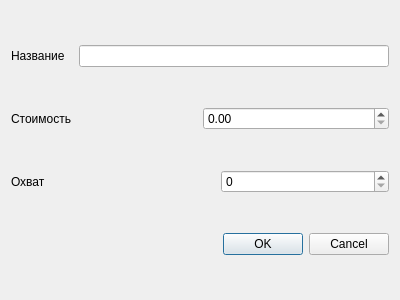
<?xml version="1.0" encoding="UTF-8"?>
<ui version="4.0">
 <class>DialogChannel</class>
 <widget class="QDialog" name="DialogChannel">
  <property name="geometry">
   <rect>
    <x>0</x>
    <y>0</y>
    <width>400</width>
    <height>300</height>
   </rect>
  </property>
  <property name="minimumSize">
   <size>
    <width>400</width>
    <height>300</height>
   </size>
  </property>
  <property name="maximumSize">
   <size>
    <width>400</width>
    <height>300</height>
   </size>
  </property>
  <property name="windowTitle">
   <string>Dialog</string>
  </property>
  <layout class="QVBoxLayout" name="verticalLayout">
   <item>
    <layout class="QHBoxLayout" name="horizontalLayout">
     <property name="spacing">
      <number>14</number>
     </property>
     <item>
      <widget class="QLabel" name="label">
       <property name="text">
        <string>Название</string>
       </property>
      </widget>
     </item>
     <item>
      <widget class="QLineEdit" name="lineEdit"/>
     </item>
    </layout>
   </item>
   <item>
    <layout class="QHBoxLayout" name="horizontalLayout_2">
     <item>
      <widget class="QLabel" name="label_2">
       <property name="text">
        <string>Стоимость</string>
       </property>
      </widget>
     </item>
     <item>
      <widget class="QDoubleSpinBox" name="doubleSpinBox">
       <property name="maximum">
        <double>9999999999999999455752309870428160.000000000000000</double>
       </property>
      </widget>
     </item>
    </layout>
   </item>
   <item>
    <layout class="QHBoxLayout" name="horizontalLayout_3">
     <property name="spacing">
      <number>41</number>
     </property>
     <item>
      <widget class="QLabel" name="label_3">
       <property name="text">
        <string>Охват</string>
       </property>
      </widget>
     </item>
     <item>
      <widget class="QSpinBox" name="spinBox">
       <property name="maximum">
        <number>999999999</number>
       </property>
      </widget>
     </item>
    </layout>
   </item>
   <item>
    <widget class="QDialogButtonBox" name="buttonBox">
     <property name="orientation">
      <enum>Qt::Horizontal</enum>
     </property>
     <property name="standardButtons">
      <set>QDialogButtonBox::Cancel|QDialogButtonBox::Ok</set>
     </property>
    </widget>
   </item>
  </layout>
 </widget>
 <resources/>
 <connections>
  <connection>
   <sender>buttonBox</sender>
   <signal>accepted()</signal>
   <receiver>DialogChannel</receiver>
   <slot>accept()</slot>
   <hints>
    <hint type="sourcelabel">
     <x>248</x>
     <y>254</y>
    </hint>
    <hint type="destinationlabel">
     <x>157</x>
     <y>274</y>
    </hint>
   </hints>
  </connection>
  <connection>
   <sender>buttonBox</sender>
   <signal>rejected()</signal>
   <receiver>DialogChannel</receiver>
   <slot>reject()</slot>
   <hints>
    <hint type="sourcelabel">
     <x>316</x>
     <y>260</y>
    </hint>
    <hint type="destinationlabel">
     <x>286</x>
     <y>274</y>
    </hint>
   </hints>
  </connection>
 </connections>
</ui>
